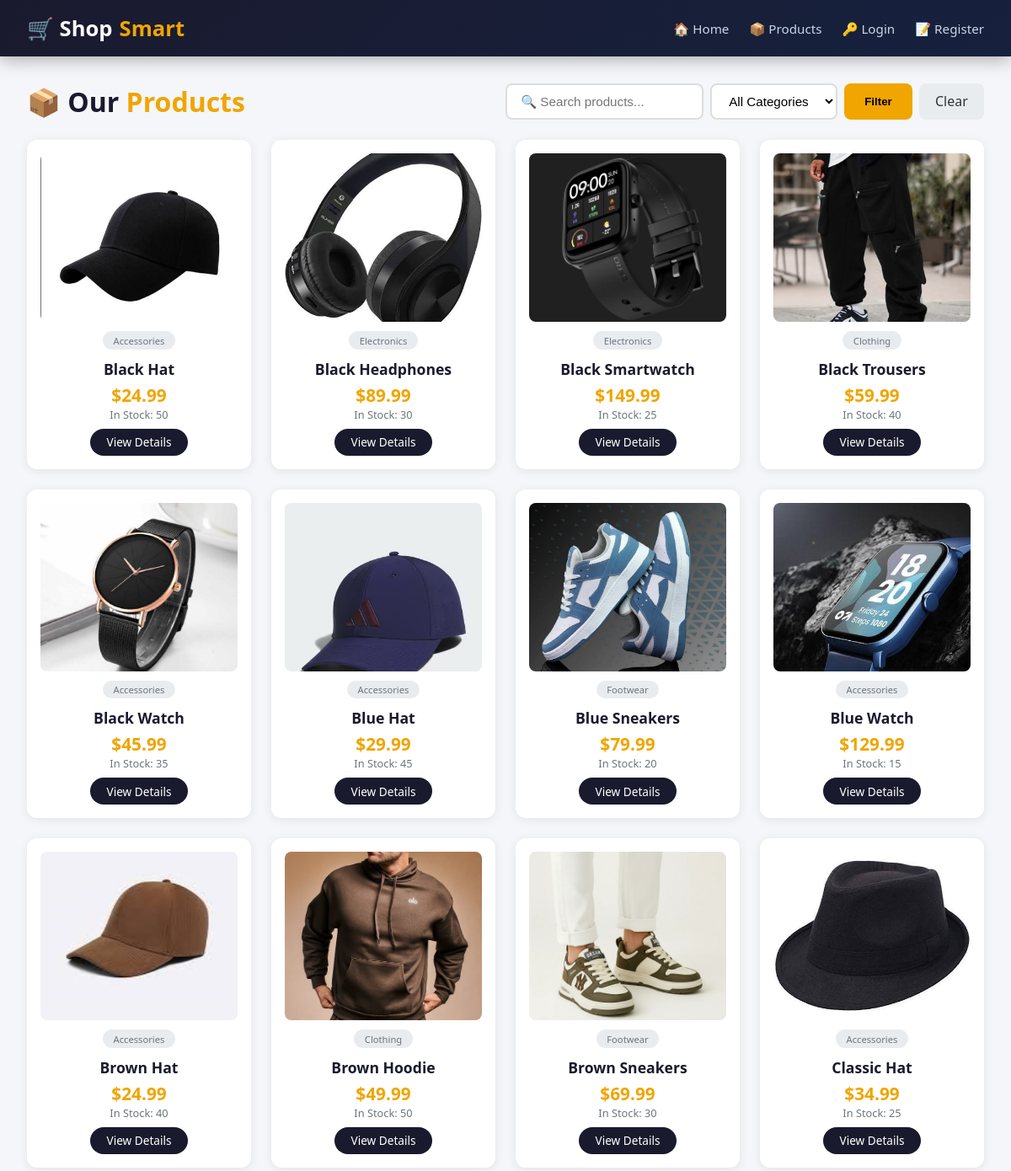
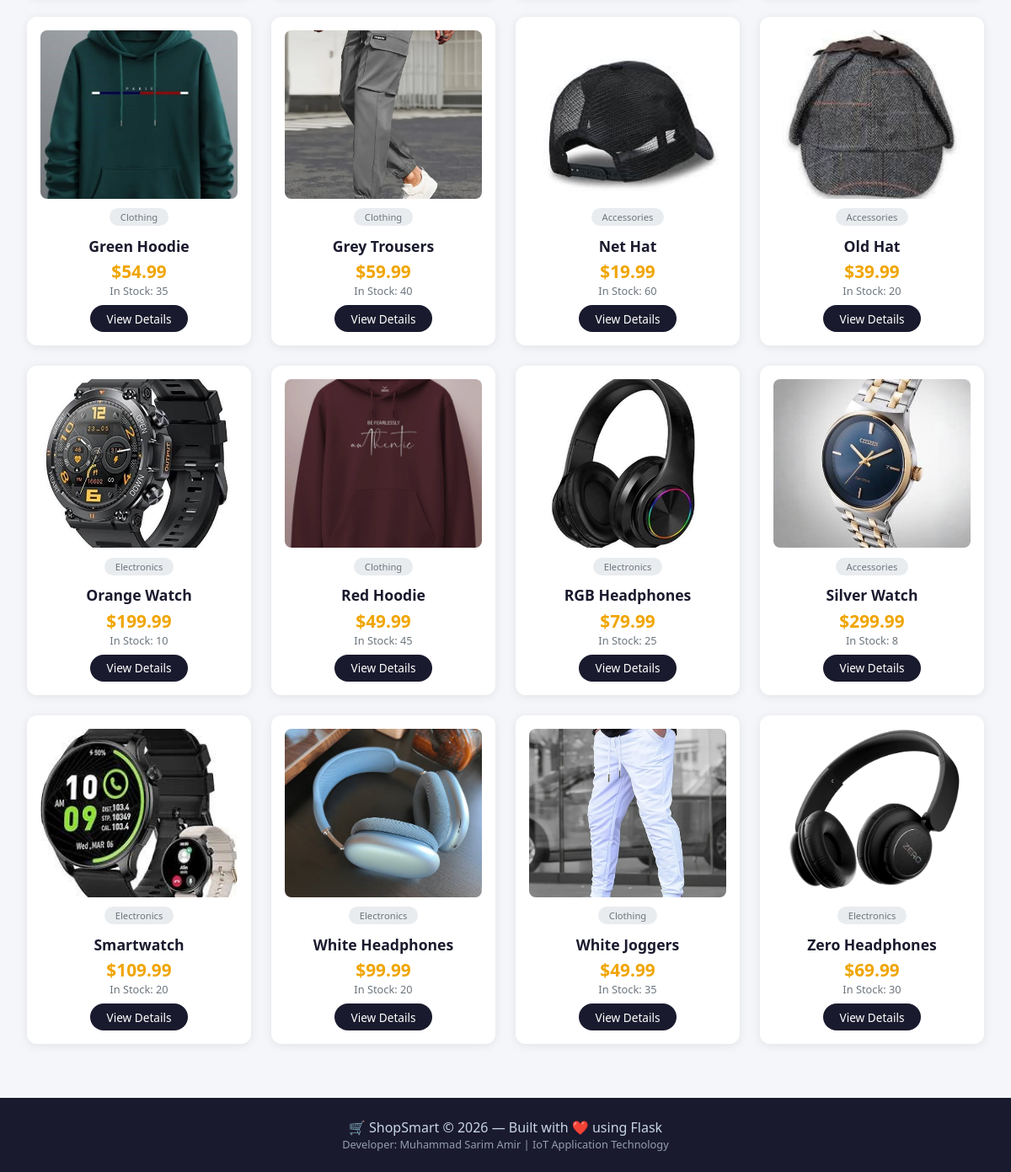
Page /products on the committed database (2 pictures, top to bottom).
### app.py (models this page shows)
class Product(db.Model):
    id = db.Column(db.Integer, primary_key=True)
    name = db.Column(db.String(100), nullable=False)
    description = db.Column(db.Text, nullable=True)
    price = db.Column(db.Float, nullable=False)
    stock_quantity = db.Column(db.Integer, default=0)
    image_filename = db.Column(db.String(200), nullable=True)
    category = db.Column(db.String(50), nullable=True)
    created_at = db.Column(db.DateTime, default=datetime.utcnow)

### app.py (the view)
@app.route('/products')
def products():
    category = request.args.get('category', '')
    search = request.args.get('search', '')
    query = Product.query
    if category:
        query = query.filter_by(category=category)
    if search:
        query = query.filter(Product.name.contains(search) | Product.description.contains(search))
    products = query.all()
    categories = db.session.query(Product.category).distinct().all()
    cart_count = get_cart_count(session.get('user_id')) if session.get('user_id') else 0
    return render_template('products.html', products=products, categories=categories,
                         cart_count=cart_count, search=search, category=category)

### templates/products.html (shortened to what this page needs)
{% extends 'base.html' %}
{% block content %}
<div class="catalog-header">
    <h2>📦 Our <span>Products</span></h2>
    <form method="GET" action="{{ url_for('products') }}" class="search-form">
        <input type="text" name="search" placeholder="🔍 Search products..." value="{{ search or '' }}">
        <select name="category">
            <option value="">All Categories</option>
        </select>
        <button type="submit">Filter</button>
        <a href="{{ url_for('products') }}" style="padding:0.6rem 1.2rem; background:#e9ecef; border-radius:8px; text-decoration:none; color:#333;">Clear</a>
    </form>
</div>
{% if products %}
    <div class="product-grid">
        {% for product in products %}
            <div class="product-card">
                <img src="{{ url_for('static', filename='images/' + product.image_filename) if product.image_filename else 'https://via.placeholder.com/300x200/4e73df/ffffff?text=Product' }}"
                     alt="{{ product.name }}">
                <span class="category-tag">{{ product.category or 'Uncategorized' }}</span>
                <h3>{{ product.name }}</h3>
                <div class="price">${{ "%.2f"|format(product.price) }}</div>
                <div class="stock">In Stock: {{ product.stock_quantity }}</div>
                <a href="{{ url_for('product_detail', id=product.id) }}" class="btn-sm">View Details</a>
            </div>
        {% endfor %}
    </div>
{% else %}
    <div class="empty-msg">
        <p>😕 No products found matching your criteria.</p>
        <p><a href="{{ url_for('products') }}">View all products</a></p>
    </div>
{% endif %}
{% endblock %}

### templates/base.html (style rules this page uses)
* { margin: 0; padding: 0; box-sizing: border-box; }
body { font-family: 'Segoe UI', Tahoma, Geneva, Verdana, sans-serif; background: #f4f6f9; color: #333; min-height: 100vh; display: flex; flex-direction: column; }

### templates/products.html (style rules this page uses)
.catalog-header { display: flex; justify-content: space-between; align-items: center; flex-wrap: wrap; gap: 1rem; margin-bottom: 1.5rem; }
.catalog-header h2 { font-size: 2rem; color: #1a1a2e; }
.catalog-header h2 span { color: #f0a500; }
.catalog-header .search-form { display: flex; gap: 0.5rem; flex-wrap: wrap; }
.catalog-header .search-form input, .catalog-header .search-form select { padding: 0.6rem 1rem; border: 2px solid #ddd; border-radius: 8px; font-size: 0.95rem; background: white; }
.catalog-header .search-form button { padding: 0.6rem 1.5rem; background: #f0a500; border: none; border-radius: 8px; font-weight: 600; cursor: pointer; transition: background 0.3s ease; }
.product-grid { display: grid; grid-template-columns: repeat(auto-fill, minmax(240px, 1fr)); gap: 1.5rem; }
.product-card { background: white; border-radius: 12px; overflow: hidden; box-shadow: 0 2px 12px rgba(0,0,0,0.08); transition: transform 0.3s ease, box-shadow 0.3s ease; text-align: center; padding: 1rem; }
.product-card img { width: 100%; height: 200px; object-fit: cover; border-radius: 8px; background: #f4f6f9; }
.product-card .category-tag { display: inline-block; background: #e9ecef; padding: 0.2rem 0.8rem; border-radius: 12px; font-size: 0.7rem; color: #6c757d; margin: 0.4rem 0; }
.product-card h3 { font-size: 1.1rem; margin: 0.3rem 0; color: #1a1a2e; }
.product-card .price { font-size: 1.3rem; font-weight: 700; color: #f0a500; }
.product-card .stock { font-size: 0.8rem; color: #6c757d; }
.product-card .btn-sm { display: inline-block; padding: 0.4rem 1.2rem; background: #1a1a2e; color: white; text-decoration: none; border-radius: 20px; font-size: 0.85rem; margin-top: 0.5rem; transition: background 0.3s ease; border: none; cursor: pointer; }

### rows in the picture
Product: image_filename (picture), category "Accessories", name "Black Hat", price "24.99", stock_quantity "50"
Product: image_filename (picture), category "Electronics", name "Black Headphones", price "89.99", stock_quantity "30"
Product: image_filename (picture), category "Electronics", name "Black Smartwatch", price "149.99", stock_quantity "25"
Product: image_filename (picture), category "Clothing", name "Black Trousers", price "59.99", stock_quantity "40"
Product: image_filename (picture), category "Accessories", name "Black Watch", price "45.99", stock_quantity "35"
Product: image_filename (picture), category "Accessories", name "Blue Hat", price "29.99", stock_quantity "45"
Product: image_filename (picture), category "Footwear", name "Blue Sneakers", price "79.99", stock_quantity "20"
Product: image_filename (picture), category "Accessories", name "Blue Watch", price "129.99", stock_quantity "15"
Product: image_filename (picture), category "Accessories", name "Brown Hat", price "24.99", stock_quantity "40"
Product: image_filename (picture), category "Clothing", name "Brown Hoodie", price "49.99", stock_quantity "50"
Product: image_filename (picture), category "Footwear", name "Brown Sneakers", price "69.99", stock_quantity "30"
Product: image_filename (picture), category "Accessories", name "Classic Hat", price "34.99", stock_quantity "25"
Product: image_filename (picture), category "Clothing", name "Green Hoodie", price "54.99", stock_quantity "35"
Product: image_filename (picture), category "Clothing", name "Grey Trousers", price "59.99", stock_quantity "40"
Product: image_filename (picture), category "Accessories", name "Net Hat", price "19.99", stock_quantity "60"
Product: image_filename (picture), category "Accessories", name "Old Hat", price "39.99", stock_quantity "20"
Product: image_filename (picture), category "Electronics", name "Orange Watch", price "199.99", stock_quantity "10"
Product: image_filename (picture), category "Clothing", name "Red Hoodie", price "49.99", stock_quantity "45"
Product: image_filename (picture), category "Electronics", name "RGB Headphones", price "79.99", stock_quantity "25"
Product: image_filename (picture), category "Accessories", name "Silver Watch", price "299.99", stock_quantity "8"
Product: image_filename (picture), category "Electronics", name "Smartwatch", price "109.99", stock_quantity "20"
Product: image_filename (picture), category "Electronics", name "White Headphones", price "99.99", stock_quantity "20"
Product: image_filename (picture), category "Clothing", name "White Joggers", price "49.99", stock_quantity "35"
Product: image_filename (picture), category "Electronics", name "Zero Headphones", price "69.99", stock_quantity "30"
